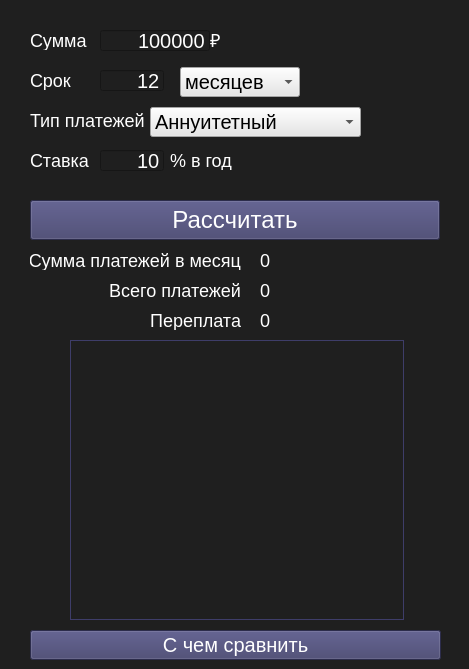
    <widget class="QWidget" name="credit_calc">
     <property name="styleSheet">
      <string notr="true">QWidget {
	background-color: rgb(31,31,31);
}


QLineEdit {
	background-color: rgb(31,31,31);
	color: rgb(255,255,255);
	font-size: 20px;
	qproperty-frame: false;
}

QLabel {
	background-color: rgb(31,31,31);
	color: rgb(255,255,255);
	font-size: 18px;
}

QMenuBar {
	background-color: rgb(31,31,31);
	color: rgb(255,255,255);
	font-size: 14px;
}

QMenuBar::item:selected {
	background-color: rgb(19, 19, 19);
	color: rgb(255, 255, 255);
}

QMenu {
	background-color: rgb(31,31,31);
	color: rgb(255,255,255);
	font-size: 14px;
}

QMenu::item{
	background-color: rgb(31,31,31);
	color: rgb(255, 255, 255);
 }

QMenu::item:selected{
	background-color: rgb(19, 19, 19);
	color: rgb(255, 255, 255);
	font-size: 15px;
} 
</string>
     </property>
     <widget class="QLabel" name="label_const0">
      <property name="geometry">
       <rect>
        <x>30</x>
        <y>30</y>
        <width>70</width>
        <height>20</height>
       </rect>
      </property>
      <property name="text">
       <string>Сумма</string>
      </property>
     </widget>
     <widget class="QLineEdit" name="lineEdit_total_money">
      <property name="geometry">
       <rect>
        <x>100</x>
        <y>30</y>
        <width>110</width>
        <height>21</height>
       </rect>
      </property>
      <property name="layoutDirection">
       <enum>Qt::RightToLeft</enum>
      </property>
      <property name="text">
       <string>100000</string>
      </property>
      <property name="alignment">
       <set>Qt::AlignRight|Qt::AlignTrailing|Qt::AlignVCenter</set>
      </property>
     </widget>
     <widget class="QLabel" name="label_const4">
      <property name="geometry">
       <rect>
        <x>210</x>
        <y>30</y>
        <width>25</width>
        <height>20</height>
       </rect>
      </property>
      <property name="text">
       <string>₽</string>
      </property>
     </widget>
     <widget class="QLabel" name="label_const6">
      <property name="geometry">
       <rect>
        <x>30</x>
        <y>70</y>
        <width>70</width>
        <height>20</height>
       </rect>
      </property>
      <property name="text">
       <string>Срок</string>
      </property>
     </widget>
     <widget class="QLineEdit" name="lineEdit_period">
      <property name="geometry">
       <rect>
        <x>100</x>
        <y>70</y>
        <width>64</width>
        <height>21</height>
       </rect>
      </property>
      <property name="text">
       <string>12</string>
      </property>
      <property name="alignment">
       <set>Qt::AlignRight|Qt::AlignTrailing|Qt::AlignVCenter</set>
      </property>
     </widget>
     <widget class="QComboBox" name="comboBox_period">
      <property name="geometry">
       <rect>
        <x>180</x>
        <y>67</y>
        <width>120</width>
        <height>30</height>
       </rect>
      </property>
      <property name="styleSheet">
       <string notr="true">QComboBox {
background-color: rgb(230,230,230);
color: rgb(0,0,0);
font-size: 20px;
}</string>
      </property>
      <item>
       <property name="text">
        <string>месяцев</string>
       </property>
      </item>
      <item>
       <property name="text">
        <string>лет</string>
       </property>
      </item>
     </widget>
     <widget class="QLabel" name="label_const1">
      <property name="geometry">
       <rect>
        <x>30</x>
        <y>110</y>
        <width>120</width>
        <height>20</height>
       </rect>
      </property>
      <property name="text">
       <string>Тип платежей</string>
      </property>
     </widget>
     <widget class="QComboBox" name="comboBox_type">
      <property name="geometry">
       <rect>
        <x>150</x>
        <y>107</y>
        <width>211</width>
        <height>30</height>
       </rect>
      </property>
      <property name="styleSheet">
       <string notr="true">QComboBox {
background-color: rgb(230,230,230);
color: rgb(0,0,0);
font-size: 20px;
}</string>
      </property>
      <item>
       <property name="text">
        <string>Аннуитетный</string>
       </property>
      </item>
      <item>
       <property name="text">
        <string>Дифференцированный</string>
       </property>
      </item>
     </widget>
     <widget class="QLabel" name="label_const7">
      <property name="geometry">
       <rect>
        <x>30</x>
        <y>150</y>
        <width>70</width>
        <height>20</height>
       </rect>
      </property>
      <property name="text">
       <string>Ставка</string>
      </property>
     </widget>
     <widget class="QLineEdit" name="lineEdit_percent">
      <property name="geometry">
       <rect>
        <x>100</x>
        <y>150</y>
        <width>64</width>
        <height>21</height>
       </rect>
      </property>
      <property name="text">
       <string>10</string>
      </property>
      <property name="alignment">
       <set>Qt::AlignRight|Qt::AlignTrailing|Qt::AlignVCenter</set>
      </property>
     </widget>
     <widget class="QLabel" name="label_const8">
      <property name="geometry">
       <rect>
        <x>170</x>
        <y>150</y>
        <width>65</width>
        <height>20</height>
       </rect>
      </property>
      <property name="text">
       <string>% в год</string>
      </property>
     </widget>
     <widget class="QTableView" name="tableView">
      <property name="geometry">
       <rect>
        <x>70</x>
        <y>340</y>
        <width>334</width>
        <height>280</height>
       </rect>
      </property>
      <property name="styleSheet">
       <string notr="true">QTableView {
	background-color: rgb(31,31,31);
	color: rgb(255,255,255);
	border: 1px solid rgb(62, 61, 105);;
}

QTableView::item {
	background-color: rgb(31,31,31);
	color: rgb(255,255,255);
}

QHeaderView::section {
	background-color: rgb(31,31,31);
	color: rgb(255,255,255);
}

QTableView QTableCornerButton::section {
	background-color: rgb(31,31,31);
	color: rgb(255,255,255);	
}

QScrollBar:vertical {
border: none;
background-color: rgb(31,31,31);;
width: 10px;
margin: 25px 0 0px 0;
}
QScrollBar::handle:vertical {
border-radius: 4px;
border-color: rgba(62, 61, 105,75%);
border-width: 1px; 
border-style: solid; 
background-color: rgba(62, 61, 105,75%); 
min-height: 25px;
}
QScrollBar::add-line:vertical{
width: 0px;
height: 0px;
}
QScrollBar::sub-line:vertical{
width: 0px;
height: 0px;
}
QScrollBar::add-page:vertical{
background-color: transparent;
}
QScrollBar::sub-page:vertical{
background-color: transparent;
}
QScrollBar:horizontal {
border: none;
background-color: rgb(31,31,31);;
width: 10px;
margin: 25px 0 0px 0;
}
QScrollBar::handle:horizontal {
border-radius: 4px;
border-color: rgba(62, 61, 105,75%);
border-width: 1px; 
border-style: solid; 
background-color: rgba(62, 61, 105,75%); 
min-height: 25px;
}
QScrollBar::add-line:horizontal{
width: 0px;
height: 0px;
}
QScrollBar::sub-line:horizontal{
width: 0px;
height: 0px;
}
QScrollBar::add-page:vertical{
background-color: transparent;
}
QScrollBar::sub-page:vertical{
background-color: transparent;
}
</string>
      </property>
     </widget>
     <widget class="QLabel" name="label_const9">
      <property name="geometry">
       <rect>
        <x>30</x>
        <y>250</y>
        <width>211</width>
        <height>20</height>
       </rect>
      </property>
      <property name="text">
       <string>Сумма платежей в месяц</string>
      </property>
      <property name="alignment">
       <set>Qt::AlignRight|Qt::AlignTrailing|Qt::AlignVCenter</set>
      </property>
     </widget>
     <widget class="QLabel" name="label_monthly_payment">
      <property name="geometry">
       <rect>
        <x>260</x>
        <y>250</y>
        <width>200</width>
        <height>20</height>
       </rect>
      </property>
      <property name="text">
       <string>0</string>
      </property>
     </widget>
     <widget class="QLabel" name="label_const10">
      <property name="geometry">
       <rect>
        <x>100</x>
        <y>280</y>
        <width>141</width>
        <height>20</height>
       </rect>
      </property>
      <property name="text">
       <string>Всего платежей</string>
      </property>
      <property name="alignment">
       <set>Qt::AlignRight|Qt::AlignTrailing|Qt::AlignVCenter</set>
      </property>
     </widget>
     <widget class="QLabel" name="label_total_payment">
      <property name="geometry">
       <rect>
        <x>260</x>
        <y>280</y>
        <width>200</width>
        <height>20</height>
       </rect>
      </property>
      <property name="text">
       <string>0</string>
      </property>
     </widget>
     <widget class="QLabel" name="label_const">
      <property name="geometry">
       <rect>
        <x>150</x>
        <y>310</y>
        <width>91</width>
        <height>20</height>
       </rect>
      </property>
      <property name="text">
       <string>Переплата</string>
      </property>
      <property name="alignment">
       <set>Qt::AlignRight|Qt::AlignTrailing|Qt::AlignVCenter</set>
      </property>
     </widget>
     <widget class="QLabel" name="label_total_overpayment">
      <property name="geometry">
       <rect>
        <x>260</x>
        <y>310</y>
        <width>200</width>
        <height>20</height>
       </rect>
      </property>
      <property name="text">
       <string>0</string>
      </property>
     </widget>
     <widget class="QPushButton" name="pushButton_caclulate_credit">
      <property name="geometry">
       <rect>
        <x>30</x>
        <y>200</y>
        <width>410</width>
        <height>40</height>
       </rect>
      </property>
      <property name="styleSheet">
       <string notr="true">background-color: rgb(62, 61, 105);
color: rgb(255,255,255);
font-size: 24px;
</string>
      </property>
      <property name="text">
       <string>Рассчитать</string>
      </property>
     </widget>
     <widget class="QPushButton" name="pushButton_calcru">
      <property name="geometry">
       <rect>
        <x>30</x>
        <y>630</y>
        <width>411</width>
        <height>30</height>
       </rect>
      </property>
      <property name="styleSheet">
       <string notr="true">background-color: rgb(62, 61, 105);
color: rgb(255,255,255);
font-size: 20px;
</string>
      </property>
      <property name="text">
       <string>C чем сравнить</string>
      </property>
     </widget>
    </widget>
